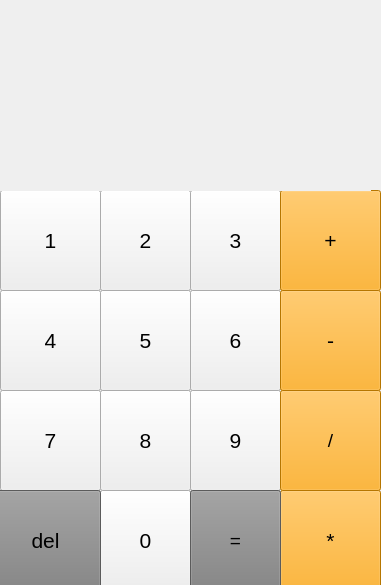
<?xml version="1.0" encoding="UTF-8"?>
<ui version="4.0">
 <class>Form</class>
 <widget class="QWidget" name="Form">
  <property name="geometry">
   <rect>
    <x>0</x>
    <y>0</y>
    <width>381</width>
    <height>585</height>
   </rect>
  </property>
  <property name="windowTitle">
   <string>Form</string>
  </property>
  <widget class="QPushButton" name="button7">
   <property name="geometry">
    <rect>
     <x>0</x>
     <y>390</y>
     <width>101</width>
     <height>101</height>
    </rect>
   </property>
   <property name="font">
    <font>
     <pointsize>16</pointsize>
    </font>
   </property>
   <property name="text">
    <string>7</string>
   </property>
  </widget>
  <widget class="QPushButton" name="button8">
   <property name="geometry">
    <rect>
     <x>100</x>
     <y>390</y>
     <width>91</width>
     <height>101</height>
    </rect>
   </property>
   <property name="font">
    <font>
     <pointsize>16</pointsize>
    </font>
   </property>
   <property name="text">
    <string>8</string>
   </property>
  </widget>
  <widget class="QPushButton" name="button9">
   <property name="geometry">
    <rect>
     <x>190</x>
     <y>390</y>
     <width>91</width>
     <height>101</height>
    </rect>
   </property>
   <property name="font">
    <font>
     <pointsize>16</pointsize>
    </font>
   </property>
   <property name="text">
    <string>9</string>
   </property>
  </widget>
  <widget class="QPushButton" name="button4">
   <property name="geometry">
    <rect>
     <x>0</x>
     <y>290</y>
     <width>101</width>
     <height>101</height>
    </rect>
   </property>
   <property name="font">
    <font>
     <pointsize>16</pointsize>
    </font>
   </property>
   <property name="text">
    <string>4</string>
   </property>
  </widget>
  <widget class="QPushButton" name="button5">
   <property name="geometry">
    <rect>
     <x>100</x>
     <y>290</y>
     <width>91</width>
     <height>101</height>
    </rect>
   </property>
   <property name="font">
    <font>
     <pointsize>16</pointsize>
    </font>
   </property>
   <property name="text">
    <string>5</string>
   </property>
  </widget>
  <widget class="QPushButton" name="button6">
   <property name="geometry">
    <rect>
     <x>190</x>
     <y>290</y>
     <width>91</width>
     <height>101</height>
    </rect>
   </property>
   <property name="font">
    <font>
     <pointsize>16</pointsize>
    </font>
   </property>
   <property name="text">
    <string>6</string>
   </property>
  </widget>
  <widget class="QPushButton" name="button1">
   <property name="geometry">
    <rect>
     <x>0</x>
     <y>190</y>
     <width>101</width>
     <height>101</height>
    </rect>
   </property>
   <property name="font">
    <font>
     <pointsize>16</pointsize>
    </font>
   </property>
   <property name="text">
    <string>1</string>
   </property>
  </widget>
  <widget class="QPushButton" name="button2">
   <property name="geometry">
    <rect>
     <x>100</x>
     <y>190</y>
     <width>91</width>
     <height>101</height>
    </rect>
   </property>
   <property name="font">
    <font>
     <pointsize>16</pointsize>
    </font>
   </property>
   <property name="text">
    <string>2</string>
   </property>
  </widget>
  <widget class="QPushButton" name="button3">
   <property name="geometry">
    <rect>
     <x>190</x>
     <y>190</y>
     <width>91</width>
     <height>101</height>
    </rect>
   </property>
   <property name="font">
    <font>
     <pointsize>16</pointsize>
    </font>
   </property>
   <property name="styleSheet">
    <string notr="true">;</string>
   </property>
   <property name="text">
    <string>3</string>
   </property>
  </widget>
  <widget class="QPushButton" name="button_0">
   <property name="geometry">
    <rect>
     <x>100</x>
     <y>490</y>
     <width>91</width>
     <height>101</height>
    </rect>
   </property>
   <property name="font">
    <font>
     <pointsize>16</pointsize>
    </font>
   </property>
   <property name="text">
    <string>0</string>
   </property>
   <property name="iconSize">
    <size>
     <width>40</width>
     <height>40</height>
    </size>
   </property>
  </widget>
  <widget class="QPushButton" name="button_pluss">
   <property name="geometry">
    <rect>
     <x>280</x>
     <y>190</y>
     <width>101</width>
     <height>101</height>
    </rect>
   </property>
   <property name="font">
    <font>
     <pointsize>16</pointsize>
    </font>
   </property>
   <property name="styleSheet">
    <string notr="true">background-color:orange;</string>
   </property>
   <property name="text">
    <string>+</string>
   </property>
  </widget>
  <widget class="QPushButton" name="button_minuss">
   <property name="geometry">
    <rect>
     <x>280</x>
     <y>290</y>
     <width>101</width>
     <height>101</height>
    </rect>
   </property>
   <property name="font">
    <font>
     <pointsize>16</pointsize>
    </font>
   </property>
   <property name="styleSheet">
    <string notr="true">background-color:orange;</string>
   </property>
   <property name="text">
    <string>-</string>
   </property>
  </widget>
  <widget class="QPushButton" name="button_dividee">
   <property name="geometry">
    <rect>
     <x>280</x>
     <y>390</y>
     <width>101</width>
     <height>101</height>
    </rect>
   </property>
   <property name="font">
    <font>
     <pointsize>14</pointsize>
    </font>
   </property>
   <property name="styleSheet">
    <string notr="true">background-color:orange;</string>
   </property>
   <property name="text">
    <string>/</string>
   </property>
  </widget>
  <widget class="QPushButton" name="button_multiplyy">
   <property name="geometry">
    <rect>
     <x>280</x>
     <y>490</y>
     <width>101</width>
     <height>101</height>
    </rect>
   </property>
   <property name="font">
    <font>
     <pointsize>16</pointsize>
    </font>
   </property>
   <property name="styleSheet">
    <string notr="true">background-color:orange;</string>
   </property>
   <property name="text">
    <string>*</string>
   </property>
  </widget>
  <widget class="QPushButton" name="button_equal">
   <property name="geometry">
    <rect>
     <x>190</x>
     <y>490</y>
     <width>91</width>
     <height>101</height>
    </rect>
   </property>
   <property name="font">
    <font>
     <pointsize>14</pointsize>
    </font>
   </property>
   <property name="styleSheet">
    <string notr="true">background-color:gray</string>
   </property>
   <property name="text">
    <string>=</string>
   </property>
  </widget>
  <widget class="QPushButton" name="button_deletee">
   <property name="geometry">
    <rect>
     <x>-10</x>
     <y>490</y>
     <width>111</width>
     <height>101</height>
    </rect>
   </property>
   <property name="font">
    <font>
     <pointsize>16</pointsize>
    </font>
   </property>
   <property name="styleSheet">
    <string notr="true">background-color:gray</string>
   </property>
   <property name="text">
    <string>del</string>
   </property>
  </widget>
  <widget class="QLabel" name="label">
   <property name="geometry">
    <rect>
     <x>0</x>
     <y>0</y>
     <width>371</width>
     <height>191</height>
    </rect>
   </property>
   <property name="font">
    <font>
     <pointsize>20</pointsize>
    </font>
   </property>
   <property name="tabletTracking">
    <bool>false</bool>
   </property>
   <property name="acceptDrops">
    <bool>false</bool>
   </property>
   <property name="layoutDirection">
    <enum>Qt::RightToLeft</enum>
   </property>
   <property name="autoFillBackground">
    <bool>true</bool>
   </property>
   <property name="styleSheet">
    <string notr="true">Qlabel {
	qproperty-alignment: 'AlignVCenter | AlignRight';
	border: 1px solid gray;
}
background-color: black;
font-size:20px;
</string>
   </property>
   <property name="text">
    <string>&lt;!DOCTYPE HTML PUBLIC &quot;-//W3C//DTD HTML 4.0//EN&quot; &quot;http://www.w3.org/TR/REC-html40/strict.dtd&quot;&gt;
&lt;html&gt;&lt;head&gt;&lt;meta name=&quot;qrichtext&quot; content=&quot;1&quot; /&gt;&lt;style type=&quot;text/css&quot;&gt;
p, li { white-space: pre-wrap; }
&lt;/style&gt;&lt;/head&gt;&lt;body style=&quot; font-family:'MS Shell Dlg 2'; font-size:8pt; font-weight:400; font-style:normal;&quot;&gt;
&lt;p align=&quot;right&quot; style=&quot; margin-top:12px; margin-bottom:12px; margin-left:0px; margin-right:0px; -qt-block-indent:0; text-indent:0px;&quot;&gt;&lt;span style=&quot; font-size:60pt;&quot;&gt;&lt;br /&gt;&lt;/span&gt;&lt;/p&gt;&lt;/body&gt;&lt;/html&gt;</string>
   </property>
   <property name="alignment">
    <set>Qt::AlignRight|Qt::AlignTrailing|Qt::AlignVCenter</set>
   </property>
  </widget>
 </widget>
 <resources/>
 <connections/>
</ui>
